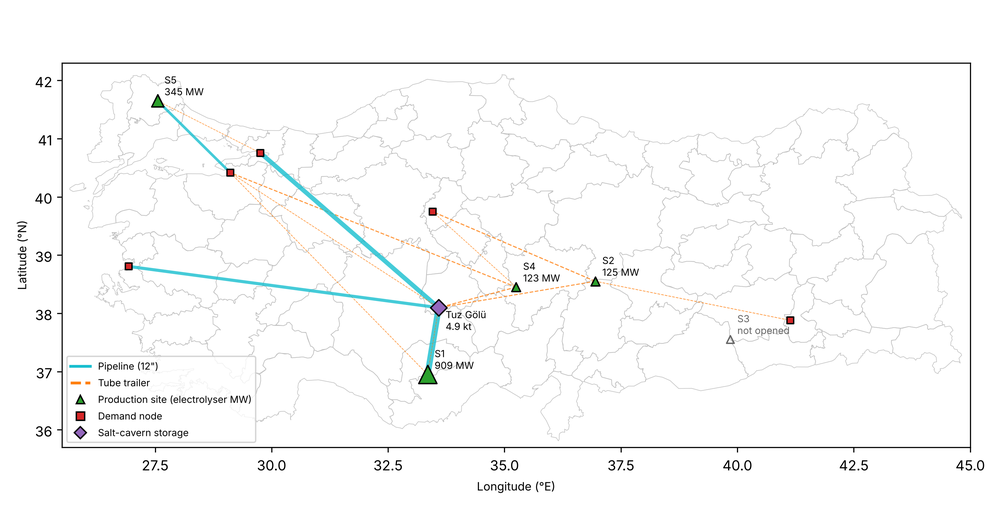
#> input picture figures/Fig3_network_base.png, 1000 x 520 px, shrunk from 3000 x 1560 before the run
$ python make_method_figure.py
#> lines starting #> are read from the running program, lines starting #| are printed output that depends on the picture
"""Method overview figure (figures/Fig0_method_overview.png). Usage: python code/tools/make_method_figure.py"""
from pathlib import Path

import matplotlib
matplotlib.use('Agg')
import matplotlib.pyplot as plt  # noqa: E402
from matplotlib.patches import FancyArrowPatch, FancyBboxPatch  # noqa: E402

ROOT = Path(__file__).resolve().parents[2]
OUT = ROOT / 'figures' / 'Fig0_method_overview.png'
GA_OUT = ROOT / 'figures' / 'Graphical_Abstract.png'

STAGES = [
    ('Stage I  GIS screening', 'code/gis/gis_pipeline_real.py', '#dbe9f6',
     'Open data: DEM,\nWorldCover, Global Wind\nAtlas, PVGIS, OSM,\nHydroRIVERS',
     'Pixel-level exclusion X1-X7 (90 m)\nWind / PV masks, patch sizes\nCell constraints C1-C5 (0.1 deg)\nDBSCAN clusters, 100 km spacing',
     '333 eligible cells\n29 clusters\n5 candidate sites'),
    ('Stage II  Spherical fuzzy ranking', 'code/mcdm/sf_critic_waspas.py', '#e3f1df',
     'K1-K4 from data\n(fixed anchors)\nK5-K7 from 4 experts\n(9-term scale)',
     'Hybrid spherical fuzzy matrix\nCRITIC + expert weights (α = 0.5)\nSF-WASPAS (λ = 0.5)',
     'Suitability\nscores Q_i'),
    ('Stage III  RPP-Me network model', 'code/optimization/rpp_model.py', '#fdf0d5',
     '5 delivery nodes (2030)\n4 seasons x 6 days\nhourly wind / PV (2023)\nTriangular fuzzy inputs',
     'MILP (Pyomo, HiGHS)\nWind + PV, electrolysers,\n20" and 12" pipelines, trailers,\nsalt cavern; AUGMECON2',
     'Network design\nPareto front\nCounterfactuals and\noutage runs'),
    ('Stage IV  Robustness evaluation', 'code/optimization/stage4_monte_carlo.py', '#f4e1e6',
     'Fixed Stage III\ndesigns, Stage II\nweights, survey\nresponses',
     'Weight noise, leave-one-out,\nmethod comparison\nCost draws on RPP coefficients\nRFNBO emission check',
     'Ranking stability\nCost distributions\nBreak-even prices\nEmission intensity'),
]

LINKS = ['5 candidates', 'Q_i in objective 2', 'fixed designs']
FS = 7.0


def box(ax, x, y, w, h, text, fc, code=None):
    ax.add_patch(FancyBboxPatch((x, y), w, h, boxstyle='round,pad=0.3,rounding_size=1.2',
                                fc=fc, ec='#444444', lw=0.8))
    ax.text(x + w / 2, y + h / 2 + (1.8 if code else 0), text, ha='center', va='center',
            fontsize=FS, linespacing=1.35)
    if code:
        ax.text(x + w / 2, y + 1.6, code, ha='center', va='center', fontsize=5.6,
                family='monospace', color='#555555')


def arrow(ax, p0, p1):
    ax.add_patch(FancyArrowPatch(p0, p1, arrowstyle='-|>', mutation_scale=9, lw=1.0, color='#333333'))


def graphical_abstract():
    """V4: sol yarıda ağ haritası (Fig3), sağda aşama bulguları; her bulgu doğru aşamaya etiketli."""
    import matplotlib.image as mpimg
    fig = plt.figure(figsize=(13.28, 5.31))
    fig.text(0.5, 0.95, 'When do siting preferences and hedging change a green hydrogen network? T\u00fcrkiye 2030',
             ha='center', va='center', fontsize=14, fontweight='bold', color='#20364b')
    axm = fig.add_axes([0.005, 0.02, 0.50, 0.86])
    axm.imshow(mpimg.imread(str(ROOT / 'figures' / 'Fig3_network_base.png')))
    axm.axis('off')
    ax = fig.add_axes([0.52, 0.02, 0.47, 0.86])
    ax.set_xlim(0, 100); ax.set_ylim(0, 100); ax.axis('off')
    cards = [
        ('I  GIS SCREENING', '333 eligible 0.1\u00b0 cells \u2192 5 candidate sites', '#dbe9f6'),
        ('II  SPHERICAL-FUZZY RANKING', 'K\u0131rklareli first; data and expert criteria kept apart', '#e3f1df'),
        ('III  ROBUST NETWORK DESIGN', '105.2 kt/yr at \u20ac9.96/kg; 12-inch pipelines make 86% of deliveries\n'
         'Ranking as pre-filter: +11% cost; front knee: 60% of gain for 22% of cost', '#fdf0d5'),
        ('IV  ROBUSTNESS EVALUATION', 'RPP = deterministic design; hedging pays above \u20ac32/kg\n'
         'Imports cheaper below \u20ac10\u201312.5/kg; RFNBO met without grid', '#f4e1e6'),
    ]
    y, h = 97, 22
    for head, body, col in cards:
        ax.add_patch(FancyBboxPatch((1, y - h), 97, h - 2, boxstyle='round,pad=0.4,rounding_size=1.5',
                                    fc=col, ec='#53616d', lw=0.9))
        ax.text(3, y - 5, head, fontsize=9.5, fontweight='bold', color='#263746', va='center')
        ax.text(3, y - 13, body, fontsize=8.4, color='#20364b', va='center', linespacing=1.4)
        y -= h + 2.5
    fig.savefig(GA_OUT, dpi=100, bbox_inches=None, pad_inches=0.02)
    print(f'wrote {GA_OUT}')


def main():
    fig, ax = plt.subplots(figsize=(7.4, 8.4))
    ax.set_xlim(0, 100)
    ax.set_ylim(-8, 112)
    ax.axis('off')
    row_h, gap, top = 19.0, 11.0, 108.0
    tops, bottoms = [], []
    # Script paths are kept in STAGES as the source for the Reproducibility appendix,
    # but are deliberately not drawn in the figure.
    for i, (title, _code, color, inp, proc, out) in enumerate(STAGES):
        y_top = top - i * (row_h + gap)
        y0 = y_top - row_h - 3.5
        ax.text(1, y_top, title, fontsize=9, fontweight='bold', ha='left', va='center')
        box(ax, 1, y0, 26, row_h, inp, 'white')
        box(ax, 32, y0, 38, row_h, proc, color)
        box(ax, 75, y0, 24, row_h, out, 'white')
        ymid = y0 + row_h / 2
        arrow(ax, (27.6, ymid), (31.4, ymid))
        arrow(ax, (70.6, ymid), (74.4, ymid))
        tops.append(y0 + row_h)
        bottoms.append(y0)
    for i, label in enumerate(LINKS):
        y_from, y_to = bottoms[i] - 0.8, tops[i + 1] + 0.8
        arrow(ax, (87, y_from), (87, y_to))
        ax.text(85.8, (y_from + y_to) / 2, label, fontsize=6.6, style='italic', ha='right', va='center',
                color='#333333')
    fig.savefig(OUT, dpi=300, bbox_inches='tight', pad_inches=0.05)
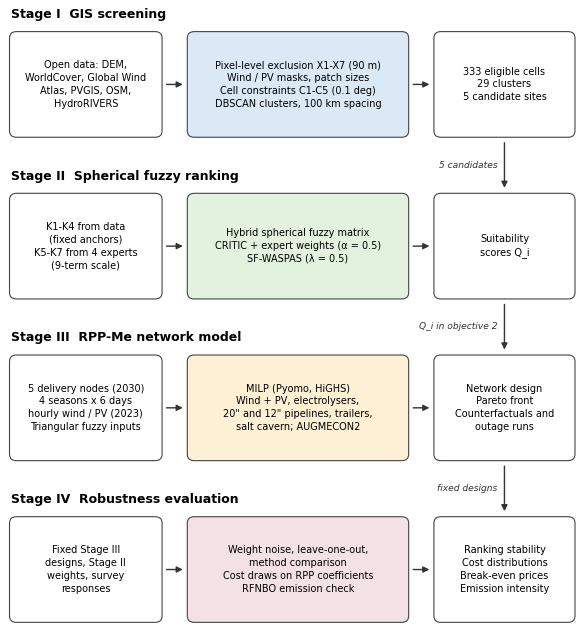
#> figure drawn by matplotlib, 1 panel
    print(f'wrote {OUT}')
    graphical_abstract()
#> in graphical_abstract, `fig.savefig(GA_OUT, dpi=100, bbox_inches=None, pad_inches=0.02)`:
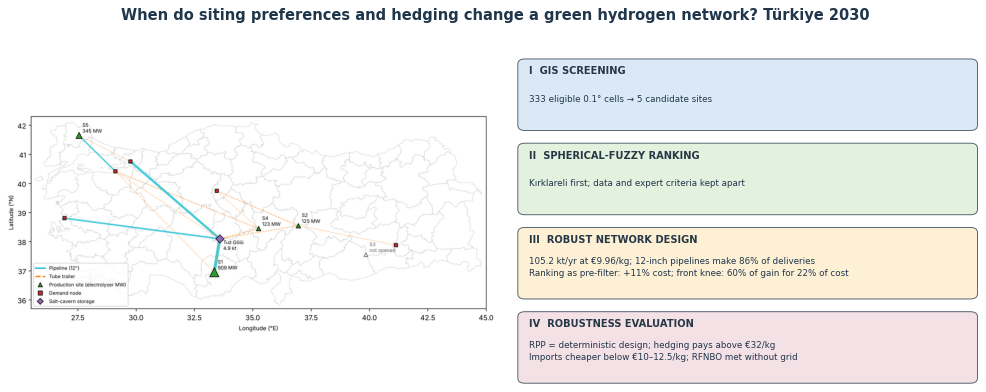
#> figure drawn by matplotlib, 2 panels


if __name__ == '__main__':
    main()
